Frame 1 (no input): blank canvas, image omitted
Frame 60 (the mouse pressed at the canvas centre just before this capture): blank canvas, image omitted
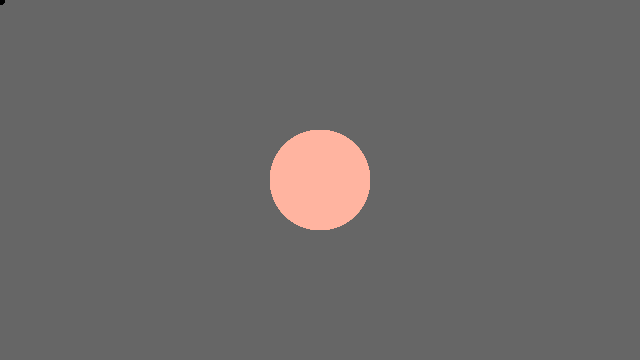
Frame 120 (the mouse held since frame 60 and released just before this capture)

The Processing sketch whose frames 1 and 60 were blank and that drew this single picture after the mouse press (run headless with seeded random() and noise(); from frame 60 on, the mouse is pressed at the canvas centre):

// Processing sketch: processing_174196
// ── processing_174196.pde

void setup() {   //Aqui se declaran las funciones principales que ocupa todo el programa
  size(640, 360);  //tamaño de la ventana
  noStroke(); //comando que indica que las lineas de la figura no se veran
  background(102);  //este comando indica de que color es el fondo del programa
}

void draw() {   //aqui se declaran todas las opcciones que se dibujaran en el programa
  if (mousePressed) { //if es la condicional que indica que si el mouse es apretado cambiara el color del relleno de las figuras
    noStroke();
    fill(mouseX, mouseY,mouseX/2);
  } else { //else es la condicional que dice que si no se aprieta el boton del mouse no cambiara el color de rellano de las figuras
    noStroke();
    fill(mouseX, mouseY,mouseY/2);
  }
  ellipse(mouseX, mouseY, mouseY/2+10, mouseY/2+10);   //aqui se declara que se dibujara un circulo
  
}
